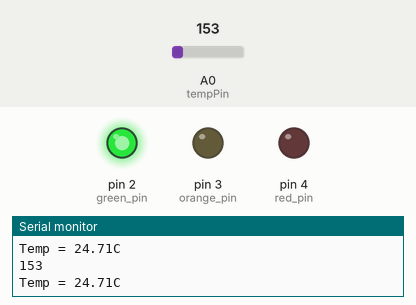
A sketch run on a simulated Arduino Uno, built with avr-gcc and run on an emulated ATmega328P. Shown: output pins drawn as LEDs (lit = HIGH), the last lines printed to the serial monitor. The inputs (shaded band) are chosen by the test bench; at power-on: A0 (tempPin) = 153.

Above: at 1.8 s.
1.9 s: A0 (tempPin) set to 161
At 3.1 s:
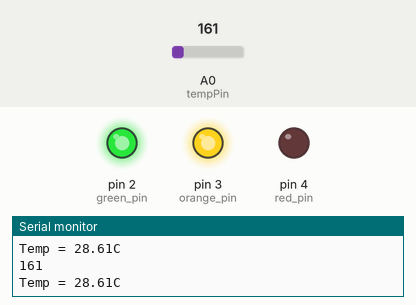
3.5 s: A0 (tempPin) set to 175
At 4.7 s:
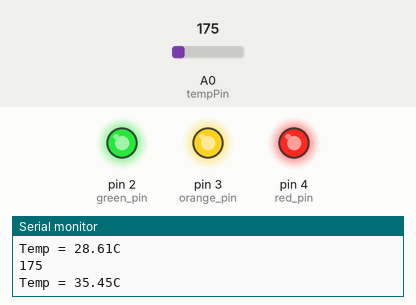
5.5 s: A0 (tempPin) set to 165
At 6.3 s:
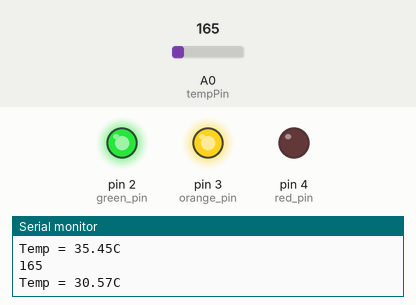
7.5 s: A0 (tempPin) set to 191
At 9.1 s:
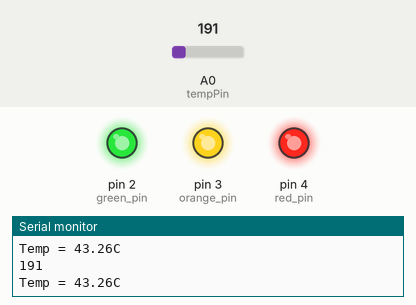
Timing chart, 0 to 10.5 s (numbered marks = the images above; inputs shaded):
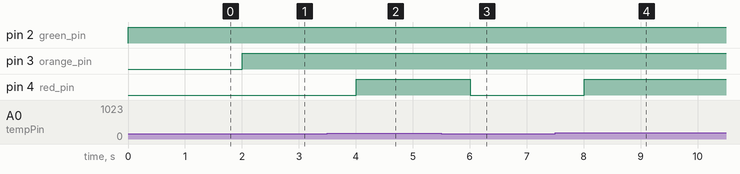

Measured:
- the behaviour switches between 153 and 154 on A0 (tempPin) (found by bisection; images 0 and 1)
- after the input at 1.9 s, pin 3 (orange_pin): LOW → HIGH after 0.10 s
- after the input at 3.5 s, pin 4 (red_pin): LOW → HIGH after 0.50 s
- after the input at 5.5 s, pin 4 (red_pin): HIGH → LOW after 0.51 s
- after the input at 7.5 s, pin 4 (red_pin): LOW → HIGH after 0.51 s

The sketch:

3.ino
```cpp
int green_pin = 2;    // Pin for the green LED
int orange_pin = 3;   // Pin for the orange LED
int red_pin = 4;      // Pin for the red LED
int tempPin = A0;     // Analog pin connected to the temperature sensor

void setup() {
  pinMode(green_pin, OUTPUT);    // Set green LED pin as output
  pinMode(orange_pin, OUTPUT);   // Set orange LED pin as output
  pinMode(red_pin, OUTPUT);      // Set red LED pin as output
  Serial.begin(9600);            // Initialize serial communication at 9600 baud rate
}

void loop() {
  int tempValue = analogRead(tempPin);  // Read the analog value from the temperature sensor
  float temp = tempValue * 5000.0 / 1024.0;  // Convert analog value to millivolts
  float temp_C = (temp - 500) / 10;          // Convert millivolts to degrees Celsius

  Serial.println(tempValue);         // Print the raw sensor value
  Serial.print("Temp = ");
  Serial.print(temp_C);               // Print the calculated temperature
  Serial.println("C");

  // Turn on LEDs based on temperature range
  if (temp_C <= 25) {
    digitalWrite(green_pin, HIGH);    // Only green LED ON
    digitalWrite(orange_pin, LOW);
    digitalWrite(red_pin, LOW);
  }
  else if (temp_C > 25 && temp_C <= 35) {
    digitalWrite(green_pin, HIGH);    // Green and Orange LEDs ON
    digitalWrite(orange_pin, HIGH);
    digitalWrite(red_pin, LOW);
  }
  else {
    digitalWrite(green_pin, HIGH);    // All LEDs ON
    digitalWrite(orange_pin, HIGH);
    digitalWrite(red_pin, HIGH);
  }

  delay(1000); // Wait for 1 second before next reading
}
```
